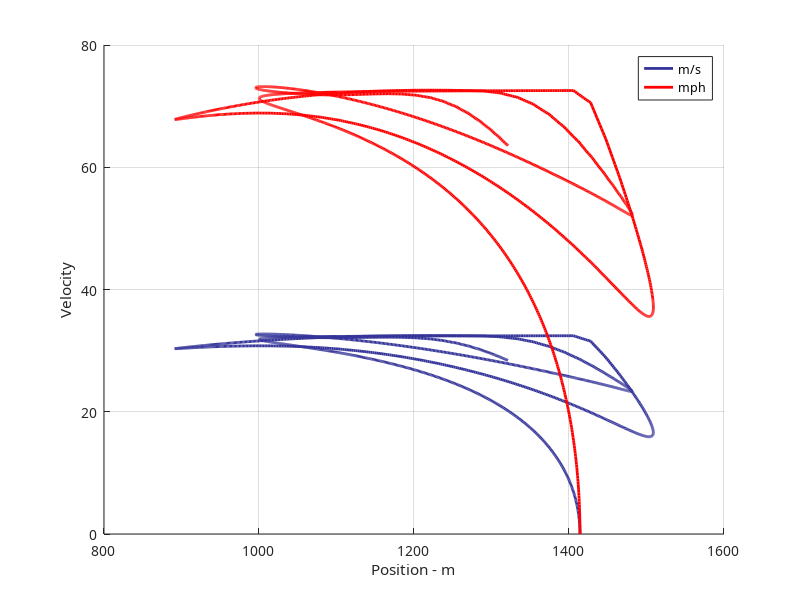
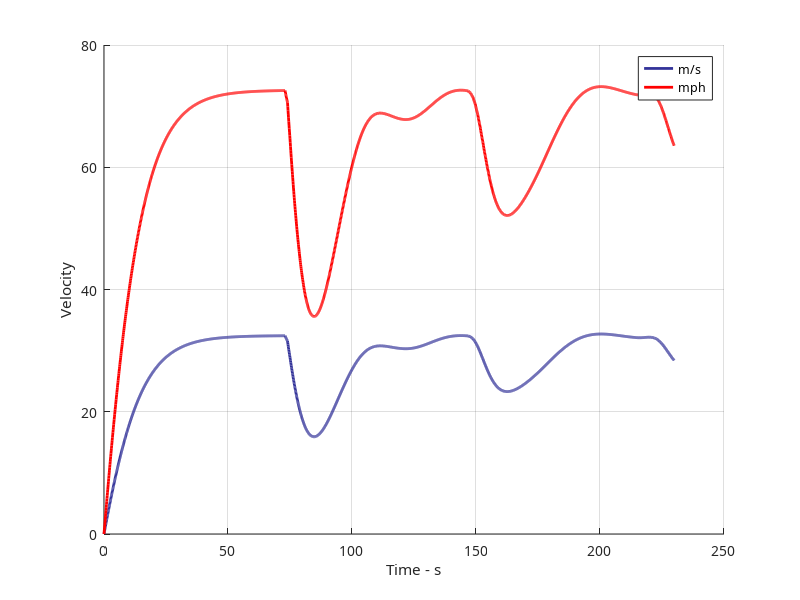
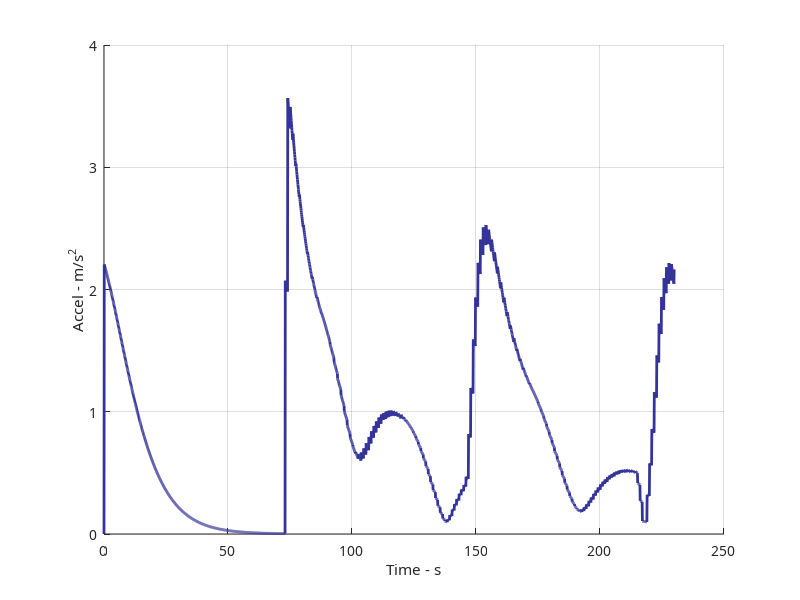
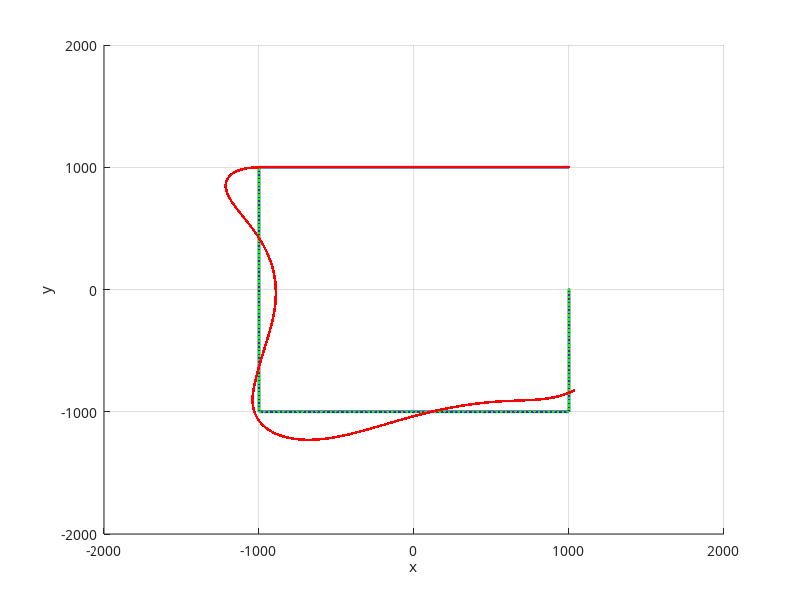

The MATLAB script that drew these images, in order:
%--------------------------------------------------------------------
% Resistance racing simulation
% Connor Archard 10/23/14
%
% References: 
% Motorcycle Dynamics by Vittore Cossalter
%
% Notes:
%
%
%--------------------------------------------------------------------
clc;
clear all;
close all;

% Plotting Parameters
% -------------------------------------------------------------------
plot_mode = 2;

% Bike Parameters
% -------------------------------------------------------------------
mass = 226.8;     % 500lbs in kg
hub_rad = 0.4572;   % inner diameter of the tires
rolling_rad = 0.53;   % radius of the wheel
cross_section = 0.75;   % cross sectional area in m^2
%torque_curve = [];  % torque curve from a motor would go here indexed by RPM
%gear_ratio = 0; % a factor to convert engine RPM to velocity -need wheel rad
c_drag = .56; % from bike forum, speculated range is .55 to .65
area = .75; %1.05; % 2.5ft wide, 4.5ft tall rhombus
rho = 1.184; % mass density of air at 25C
g = 9.81; % acceleration do to gravity in m/s^2
timestep = .1; % seconds

% The course
% -------------------------------------------------------------------
course_x=[1000,-1000,-1000,+1000,1000]; 
course_y=[1000,1000,-1000,-1000,0];

%interpolation of the course data. For explantation:
    %http://blogs.mathworks.com/steve/2012/07/06/walking-along-a-path/)
    %this code will interpolate a specificed (num_points) number of points
    %to interpolate over.  The points will be equally spaced in terms of
    %PATH distance
xy=[course_x' course_y'];
d = diff(xy,1);
dist_from_vertex_to_vertex = hypot(d(:,1), d(:,2));
cumulative_dist_along_path = [0;cumsum(dist_from_vertex_to_vertex,1)];
num_points = 230; %set the number of interpolation points
dist_steps = linspace(0, cumulative_dist_along_path(end), num_points);
points = interp1(cumulative_dist_along_path, xy, dist_steps);
course_interp_X=points(:,1);
course_interp_Y=points(:,2);
%course_x = linspace(0,1006.97,1113)';
%course_y=5+sqrt(16-4*(course_x+6).^2);


%vectorLength=num_points;
vectorLength=2300;

%calculates the path distance between each point
dist_between_steps=dist_steps(2)-dist_steps(1);

%calculates total path length
Total_path_length=sum(diff(dist_steps));

% Current Values
% -------------------------------------------------------------------
%variables below store history of all values
t=zeros(vectorLength,1);
x_pos = zeros(vectorLength,1);
y_pos = zeros(vectorLength,1);
x_velocity = zeros(vectorLength,1);
y_velocity = zeros(vectorLength,1);
v_goal = zeros(vectorLength,1);
x_accel = zeros(vectorLength,1);
y_accel = zeros(vectorLength,1);


power_consumed = 0;
Force_total_X = 0;    
Force_total_Y = 0;
Total_dist_traveled=0;

%initialize starting position
x_pos(1)=course_interp_X(1);
y_pos(1)=course_interp_Y(1);


% The main loop
% -------------------------------------------------------------------
%i is the main counter for everything but below:
%j is the counter for the interpolated course vector
j=1; %initialize j

%determine INITIAL theta (this is angle of current position to desired position)
theta=atan2d((course_interp_Y(2)-y_pos(1)),(course_interp_X(2)-x_pos(1)));

for i = 2:vectorLength
    
    %update time vector
    t(i)=t(i-1)+timestep; 
    
    %determine theta (this is angle of current position to desired position)
   if Total_dist_traveled>=dist_between_steps*j
    while Total_dist_traveled>=dist_between_steps*j
        j=j+1;
    end
     theta=atan2d((course_interp_Y(j+1)-y_pos(i-1)),(course_interp_X(j+1)-x_pos(i-1)));
   end
   
    %[v_goal_x, v_goal_y] = getGoalVelocity(); 
    v_goal_x=100000; v_goal_y=100000;
    
    %determine whether bike has reached its goal velocity
    if (v_goal_x>x_velocity(i) && v_goal_y>y_velocity(i))
        % engine is on code here
        F_motor = 500; %random value for code testing
       
        F_motor_X = F_motor * cosd(theta);
        F_motor_Y = F_motor * sind(theta);
        
        %need to break into components and apply F_motor_X and F_motor Y_
        %to keep direction on path
    else
       % Braking code here
       F_motor=0; %random value for code testing
    end
    
    %theta = arctan(course_y(i)/course_x(i));
    %r_velocity(i) = sqrt(x_velocity(i).^2 + y_velocity(i).^2); %calculates magnitude of velocity vector ("true" velocity)
    
    %Calculate rolling friction force
    %c_roll_X = 0.2+0.2*(x_velocity(i)/60.67);   % rolling fric
    %c_roll_Y = 0.2+0.2*(y_velocity(i)/60.67);   % rolling fric
    c_roll_X = 0.2*(x_velocity(i-1)/60.67);   % rolling fric
    c_roll_Y = 0.2*(y_velocity(i-1)/60.67);   % rolling fric
    F_roll_X = c_roll_X * mass * g;
    F_roll_Y = c_roll_Y * mass * g;  
    
    %change sign of rolling friction force (needs to be opposite velocity)
    F_roll_X = -F_roll_X;
    F_roll_Y = -F_roll_Y;
    
    %Calculate aero drag force
    F_drag_X = .5*rho*x_velocity(i-1)^2*c_drag*area;
    F_drag_Y = .5*rho*y_velocity(i-1)^2*c_drag*area;
    
    %determine whether aero drag forces will need to be added or subtracted
    %(always opposite velocity)
    if x_velocity(i-1)>0
        F_drag_X=-F_drag_X;
    end
    if y_velocity(i-1)>0
        F_drag_Y=-F_drag_Y;
    end
    
    %Calculate total force
    Force_total_X = F_motor_X + F_drag_X + F_roll_X;
    Force_total_Y = F_motor_Y + F_drag_Y + F_roll_Y;
    
    x_accel(i) = Force_total_X / mass;
    y_accel(i) = Force_total_Y / mass;
    
    x_velocity(i) = x_velocity(i-1) + x_accel(i) * timestep;
    y_velocity(i) = y_velocity(i-1) + y_accel(i) * timestep;
    
    x_pos(i) = x_pos(i-1) + x_velocity(i) * timestep;
    y_pos(i) = y_pos(i-1) + y_velocity(i) * timestep;
    
    Total_dist_traveled = Total_dist_traveled + sqrt((x_pos(i)-x_pos(i-1))^2+(y_pos(i)-y_pos(i-1))^2);
end

r_pos = sqrt(x_pos.^2 + y_pos.^2);
r_velocity = sqrt(x_velocity.^2 + y_velocity.^2);
r_accel = sqrt(x_accel.^2 + y_accel.^2);
%velocity = linspace(0,99);     % speed in m/s
%c_roll = 0.2+0.2.*(velocity./60.67);   % rolling fric
%F_roll = c_roll * mass * g;



%F_drag = .5.*rho.*velocity.^2.*c_drag.*area;

%F_total = F_roll + F_drag;

%Power = (F_total .* velocity)./1000;

% if(plot_mode==1)
%     set(0,'DefaultAxesFontName','Iskoola Pota')
% 
%     hold on
%     plot(velocity,Power,'color',([.2 .2 .6]),'linewidth',2)
%     plot(26.82*ones(1,100),linspace(0,500),'color',([.2 .6 .2]),'linewidth',2)
%     plot(53.6*ones(1,100),linspace(0,500),'color',([.6 .2 .2]),'linewidth',2)
%     hold off
%     grid on
%     legend('Power Required to Maintain Speed','60mph','120mph','Location','SouthOutside')
%     xlim([0 75]);
%     ylim([0 75]);
%     title('Power Dissipated versus Velocity')
%     ylabel('Power - KW')
%     xlabel('Velocity - m/s')
% end

if(plot_mode==2)
    figure
    set(0,'DefaultAxesFontName','Iskoola Pota')

    hold on
    plot(r_pos,r_velocity,'color',([.2 .2 .6]),'linewidth',2)
    plot(r_pos,r_velocity*2.23694,'color','r','linewidth',2)
    
   % axis([0,100,-inf,inf]); 
    hold off
    grid on
    ylabel('Velocity')
    xlabel('Position - m')
    legend('m/s','mph')
    %----------------------
    figure
    set(0,'DefaultAxesFontName','Iskoola Pota1')

    hold on
    plot(t,r_velocity,'color',([.2 .2 .6]),'linewidth',2)
    plot(t,r_velocity*2.23694,'color','r','linewidth',2)
    

    hold off
    grid on
    ylabel('Velocity')
    xlabel('Time - s')
     legend('m/s','mph')
     
     figure
    set(0,'DefaultAxesFontName','Iskoola Pota1')

    hold on
    plot(t,r_accel,'color',([.2 .2 .6]),'linewidth',2)
   
    

    hold off
    grid on
    ylabel('Accel - m/s^2')
    xlabel('Time - s')
   %-----------------------------------
   
    figure
    set(0,'DefaultAxesFontName','Iskoola Pota')

    hold on
    plot(course_x,course_y,'color',([.2 .2 .6]),'linewidth',2)
    plot(points(:,1), points(:,2), 'g.')
    plot(x_pos, y_pos, 'r.')
    axis([-2000,2000,-2000,2000]); 
    hold off
    grid on
    ylabel('y')
    xlabel('x')
    
    %-----------------------------------
   
    figure
    set(0,'DefaultAxesFontName','Iskoola Pota')

    hold on
    
    plot(x_pos, y_pos, 'r.')
    
    hold off
    grid on
    ylabel('y')
    xlabel('x')
   
end

if(plot_mode==3)
   
   
   
   
end